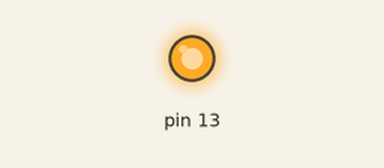
A sketch run on a simulated Arduino Uno, built with avr-gcc and run on an emulated ATmega328P. Shown: output pins drawn as LEDs (lit = HIGH).

Above: at 0.2 s.
At 36.7 s:
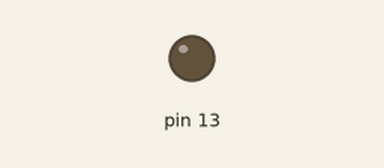
Timing chart, 0 to 38.4 s (numbered marks = the images above):
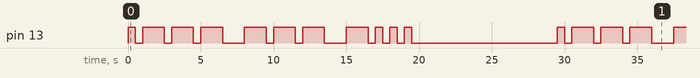

Measured:
- by itself, pin 13: moves between LOW and HIGH, repeating every 29.5 s
- by itself, everything shown: repeats every 29.5 s, in 22 steps

The sketch:

Morse.ino
```cpp
void setup()
{
 pinMode(13, OUTPUT);
}

void loop()
{
 digitalWrite(13, HIGH); //J
 delay(500);
 digitalWrite(13, LOW);
 delay(500);
 digitalWrite(13, HIGH);
 delay(1500);
 digitalWrite(13, LOW);
 delay(500);
 digitalWrite(13, HIGH);
 delay(1500);
 digitalWrite(13, LOW);
 delay(500);
 digitalWrite(13, HIGH);
 delay(1500);
 digitalWrite(13, LOW);
 delay(1500);
 digitalWrite(13, HIGH); //O
 delay(1500);
 digitalWrite(13, LOW);
 delay(500);
 digitalWrite(13, HIGH);
 delay(1500);
 digitalWrite(13, LOW);
 delay(500);
 digitalWrite(13, HIGH);
 delay(1500);
 digitalWrite(13, LOW);
 delay(1500);
 digitalWrite(13, HIGH); //B
 delay(1500);
 digitalWrite(13, LOW);
 delay(500);
 digitalWrite(13, HIGH);
 delay(500);
 digitalWrite(13, LOW);
 delay(500);
 digitalWrite(13, HIGH);
 delay(500);
 digitalWrite(13, LOW);
 delay(500);
 digitalWrite(13, HIGH);
 delay(500);
 digitalWrite(13, LOW);
 delay(1500);
 delay(8500);
}
```
